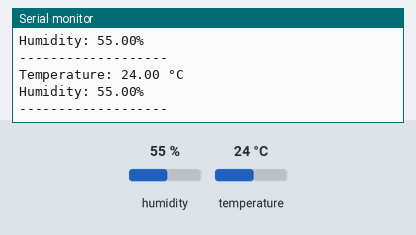
Bench run of a sketch on a simulated Arduino Uno, built with avr-gcc and run on an emulated ATmega328P. Parts: the last lines printed to the serial monitor. The inputs (shaded band) are chosen by the test bench; at power-on: humidity 55 %, temperature 24 °C.

Above: at 4.8 s.
4.9 s: humidity set to 22 %
At 6.8 s:
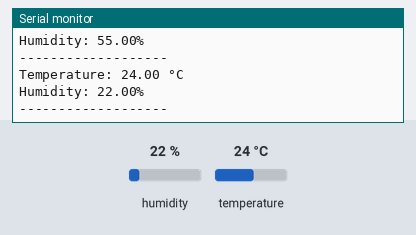
7.9 s: temperature set to 12 °C
At 9.2 s:
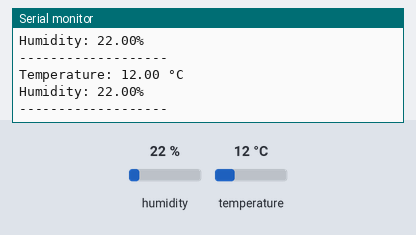
10.9 s: humidity set to 40 %
At 12.9 s:
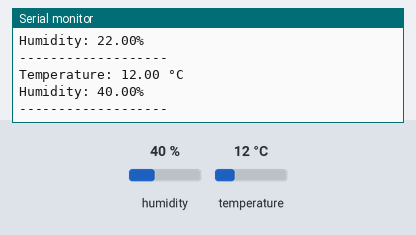
Timing chart, 0 to 14.4 s (numbered marks = the images above; inputs shaded):
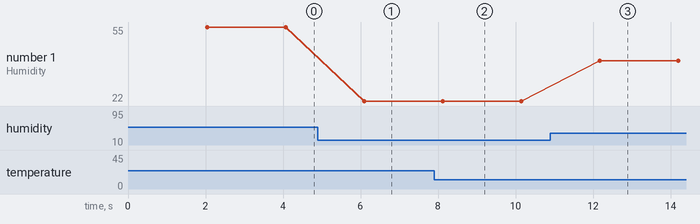

The sketch:

DHt11-temp-humidity.ino
```cpp
#include <DHT.h>

#define DHTPIN 2
#define DHTTYPE DHT11

DHT dht(DHTPIN, DHTTYPE);

void setup() {
  Serial.begin(9600);
  Serial.println("DHT11 Sensor Started");
  dht.begin();
}

void loop() {
  delay(2000);

  float humidity = dht.readHumidity();
  float temperature = dht.readTemperature();

  if (isnan(humidity) || isnan(temperature)) {
    Serial.println("Sensor reading failed!");
    return;
  }

  Serial.print("Temperature: ");
  Serial.print(temperature);
  Serial.println(" °C");

  Serial.print("Humidity: ");
  Serial.print(humidity);
  Serial.println("%");

  Serial.println("-------------------");
}
```

Measured:
- after the input at 4.9 s, the serial monitor: prints a new line after 1.2 s (image 1)
- after the input at 7.9 s, the serial monitor: prints a new line after 0.20 s (image 2)
- after the input at 10.9 s, the serial monitor: prints a new line after 1.3 s (image 3)
- plotted number 1: 55 → 22 after the input at 4.9 s, 22 → 40 after the input at 10.9 s
